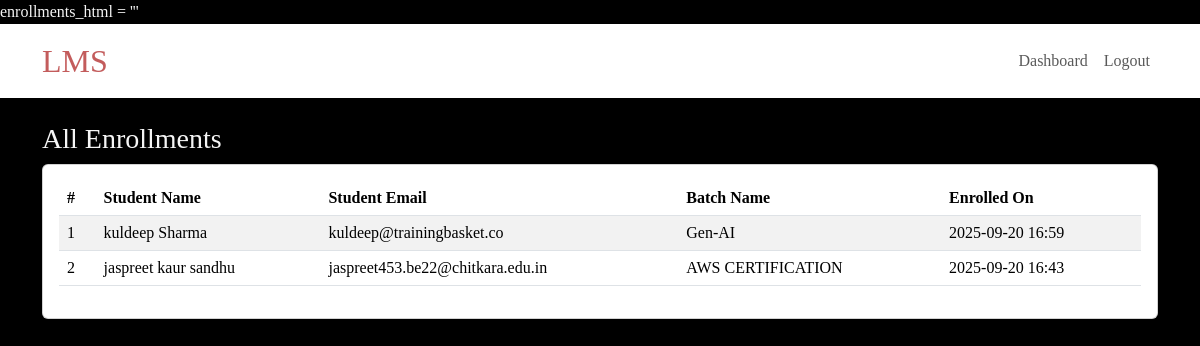
The app's page /enrollments (signed in) with its own data.
### lms.py (models this page shows, shortened)
class Enrollment(db.Model):
    id = db.Column(db.Integer, primary_key=True)
    user_id = db.Column(db.Integer, db.ForeignKey('user.id'), index=True)
    batch_id = db.Column(db.Integer, db.ForeignKey('batch.id'), index=True)
    enrolled_at = db.Column(db.DateTime, default=datetime.utcnow)

class User(db.Model):
    id = db.Column(db.Integer, primary_key=True)
    name = db.Column(db.String(150), nullable=False)
    email = db.Column(db.String(150), unique=True, index=True, nullable=False)
    password_hash = db.Column(db.String(300), nullable=False)
    role = db.Column(db.String(20), default='student')
    created_at = db.Column(db.DateTime, default=datetime.utcnow)
    enrollments = db.relationship('Enrollment', backref='user', cascade='all, delete-orphan')

class Batch(db.Model):
    id = db.Column(db.Integer, primary_key=True)
    name = db.Column(db.String(200), nullable=False, unique=True)
    description = db.Column(db.Text, nullable=True)
    created_at = db.Column(db.DateTime, default=datetime.utcnow)
    recordings = db.relationship('Recording', backref='batch', cascade='all, delete-orphan')
    enrollments = db.relationship('Enrollment', backref='batch', cascade='all, delete-orphan')

### lms.py (the view)
@app.route('/enrollments')
def view_enrollments():
    if not session.get('user_id'):
        abort(403)
    u = User.query.get(session['user_id'])
    if not u or u.role != 'admin':
        abort(403)
    enrollments = Enrollment.query.join(User).join(Batch).order_by(Enrollment.enrolled_at.desc()).all()
    return render_template('enrollments.html', enrollments=enrollments)

### lms.py (called while the page is built)
@app.context_processor
def inject_helpers():
    def current_user():
        uid = session.get('user_id')
        if not uid:
            return None
        return User.query.get(uid)
    def is_admin():
        u = None
        uid = session.get('user_id')
        if uid:
            u = User.query.get(uid)
        return u and u.role == 'admin'
    return dict(current_user=current_user, is_admin=is_admin)

### templates/enrollments.html (shortened to what this page needs)
enrollments_html = '''{% extends 'layout.html' %}
{% block content %}
<h3>All Enrollments</h3>
<div class="card p-3">
  {% if enrollments %}
    <table class="table table-striped">
      <thead>
        <tr>
          <th>#</th>
          <th>Student Name</th>
          <th>Student Email</th>
          <th>Batch Name</th>
          <th>Enrolled On</th>
        </tr>
      </thead>
      <tbody>
        {% for e in enrollments %}
        <tr>
          <td>{{ loop.index }}</td>
          <td>{{ e.user.name }}</td>
          <td>{{ e.user.email }}</td>
          <td>{{ e.batch.name }}</td>
          <td>{{ e.enrolled_at.strftime('%Y-%m-%d %H:%M') }}</td>
        </tr>
        {% endfor %}
      </tbody>
    </table>
  {% else %}
    <p>No enrollments yet.</p>
  {% endif %}
</div>
{% endblock %}

### templates/layout.html (shortened to what this page needs)
<!doctype html>
<html lang="en">
  <head>
    <link href="https://cdn.jsdelivr.net/npm/bootstrap@5.3.2/dist/css/bootstrap.min.css" rel="stylesheet">
  </head>
  <body>
  <nav class="navbar navbar-expand-lg navbar-white bg-white shadow-sm mb-4">
    <div class="container">
      <a class="navbar-brand nav-brand" href="{{ url_for('index') }}">LMS</a>
      <div class="collapse navbar-collapse bg-white">
        <ul class="navbar-nav ms-auto">
        {% if current_user() %}
          <li class="nav-item"><a class="nav-link" href="{{ url_for('dashboard') }}">Dashboard</a></li>
          <li class="nav-item"><a class="nav-link" href="{{ url_for('logout') }}">Logout</a></li>
        {% else %}
          <li class="nav-item"><a class="nav-link" href="{{ url_for('login') }}">Login</a></li>
          <li class="nav-item"><a class="nav-link" href="{{ url_for('register') }}">Register</a></li>
        {% endif %}
        </ul>
      </div>
    </div>
  </nav>
  <div class="container">
    {% block content %}{% endblock %}
  </div>
  </body>
</html>

### templates/layout.html (style rules this page uses)
body { background: black; color: whitesmoke; font-family: Cambria, Cochin, Georgia, Times, 'Times New Roman', serif; }
.nav-brand { font-weight: 7000; font-size: xx-large; color: rgba(166, 15, 15, 0.678); }
a { text-decoration: none; }

### records on screen
Enrollment: user.name "kuldeep Sharma", user.email "kuldeep@trainingbasket.co", batch.name "Gen-AI", enrolled_at "2025-09-20 16:59"
Enrollment: user.name "jaspreet kaur sandhu", user.email "jaspreet453.be22@chitkara.edu.in", batch.name "AWS CERTIFICATION", enrolled_at "2025-09-20 16:43"
